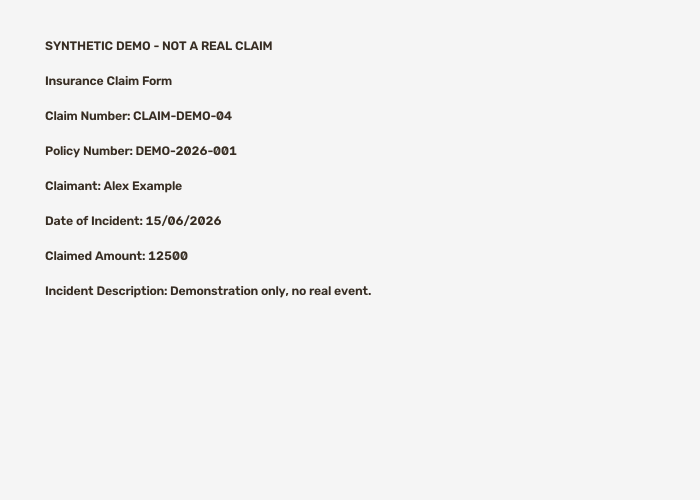
#> input picture datasets/samples/sample_claim.png, 1400 x 1000 px (shown at 1/2 size); its folder holds only this picture in this run
$ python -i pipeline.py   (imports and definitions only)
#> lines starting #> are read from the running program, lines starting #| are printed output that depends on the picture; after the words box and inside, x2 and y2 are one past the last pixel; in counts of white or black regions, pixels touching at a corner belong together
from __future__ import annotations
from dataclasses import dataclass
import cv2
import numpy as np

@dataclass
class ProcessedVariant:
    name: str
    image: np.ndarray
    parameters: dict

def _gray(image: np.ndarray) -> np.ndarray:
    if image is None or image.size == 0:
        raise ValueError("Image is blank")
    return image.copy() if image.ndim == 2 else cv2.cvtColor(image, cv2.COLOR_RGB2GRAY)

def resize_image(image: np.ndarray, width: int = 1800) -> np.ndarray:
    if width < 1: raise ValueError("width must be positive")
    h, w = image.shape[:2]
    if w <= width: return image.copy()
    return cv2.resize(image, (width, max(1, round(h * width / w))), interpolation=cv2.INTER_AREA)

def grayscale(image: np.ndarray) -> np.ndarray: return _gray(image)
def histogram_equalize(image: np.ndarray) -> np.ndarray: return cv2.equalizeHist(_gray(image))
def clahe(image: np.ndarray, clip_limit: float = 2.0, tile_size: int = 8) -> np.ndarray:
    if clip_limit <= 0 or tile_size < 1: raise ValueError("CLAHE parameters must be positive")
    return cv2.createCLAHE(clipLimit=clip_limit, tileGridSize=(tile_size, tile_size)).apply(_gray(image))
def gaussian_denoise(image: np.ndarray, kernel: int = 3) -> np.ndarray:
    if kernel < 1 or kernel % 2 == 0: raise ValueError("kernel must be positive and odd")
    return cv2.GaussianBlur(_gray(image), (kernel, kernel), 0)
def median_denoise(image: np.ndarray, kernel: int = 3) -> np.ndarray:
#> called with kernel = 3
    if kernel < 3 or kernel % 2 == 0: raise ValueError("median kernel must be odd and at least 3")
    return cv2.medianBlur(_gray(image), kernel)
def global_threshold(image: np.ndarray, threshold: int = 127) -> np.ndarray:
    if not 0 <= threshold <= 255: raise ValueError("threshold must be in [0,255]")
    return cv2.threshold(_gray(image), threshold, 255, cv2.THRESH_BINARY)[1]
def otsu_threshold(image: np.ndarray) -> np.ndarray:
    return cv2.threshold(_gray(image), 0, 255, cv2.THRESH_BINARY + cv2.THRESH_OTSU)[1]
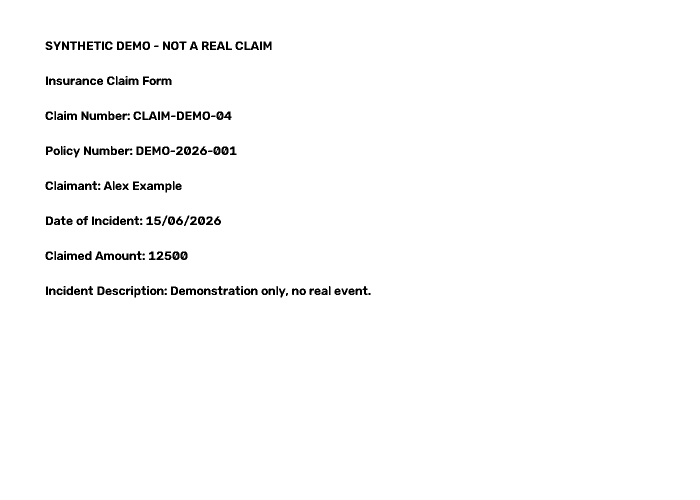
#> returned value: shape (1000, 1400) (shown at 1/2 size); 98.3% white; 224 black regions (24 under 20 px), largest, box (x1, y1, x2, y2) and area: (489, 83, 518, 100) 237, (285, 223, 314, 240) 237, (266, 83, 282, 100) 173
def adaptive_threshold(image: np.ndarray, block_size: int = 31, c: int = 10) -> np.ndarray:
    if block_size < 3 or block_size % 2 == 0: raise ValueError("block_size must be odd and >= 3")
    return cv2.adaptiveThreshold(_gray(image), 255, cv2.ADAPTIVE_THRESH_GAUSSIAN_C, cv2.THRESH_BINARY, block_size, c)

def morphology(image: np.ndarray, operation: str = "open", kernel_size: int = 2, iterations: int = 1) -> np.ndarray:
    if kernel_size < 1 or iterations < 1: raise ValueError("kernel_size and iterations must be positive")
    ops = {"erode": cv2.MORPH_ERODE, "dilate": cv2.MORPH_DILATE, "open": cv2.MORPH_OPEN, "close": cv2.MORPH_CLOSE}
    if operation not in ops: raise ValueError(f"Unknown morphology operation: {operation}")
    kernel = cv2.getStructuringElement(cv2.MORPH_RECT, (kernel_size, kernel_size))
    return cv2.morphologyEx(_gray(image), ops[operation], kernel, iterations=iterations)

def detect_document_region(image: np.ndarray) -> tuple[np.ndarray, list[tuple[int,int,int,int]]]:
    gray = _gray(image); edges = cv2.Canny(cv2.GaussianBlur(gray, (5,5), 0), 50, 150)
    contours, _ = cv2.findContours(edges, cv2.RETR_EXTERNAL, cv2.CHAIN_APPROX_SIMPLE)
    boxes = [cv2.boundingRect(c) for c in contours if cv2.contourArea(c) > image.shape[0]*image.shape[1]*0.005]
    boxes.sort(key=lambda b: b[2]*b[3], reverse=True)
    return edges, boxes

def connected_components(image: np.ndarray) -> list[dict]:
    binary = otsu_threshold(image)
    n, labels, stats, centroids = cv2.connectedComponentsWithStats(255-binary, 8)
    return [{"x":int(stats[i,0]),"y":int(stats[i,1]),"width":int(stats[i,2]),"height":int(stats[i,3]),"area":int(stats[i,4]),"centroid":centroids[i].tolist()}
            for i in range(1,n) if stats[i,cv2.CC_STAT_AREA] > 2]

def segment_text_lines(image: np.ndarray, min_height: int = 3) -> list[tuple[int,int]]:
    binary = otsu_threshold(image)
    projection = np.count_nonzero(binary == 0, axis=1)
    occupied = projection > max(1, int(binary.shape[1]*0.002))
    spans=[]; start=None
    for i, value in enumerate(occupied.tolist()+[False]):
        if value and start is None: start=i
        elif not value and start is not None:
            if i-start >= min_height: spans.append((start,i))
            start=None
    return spans

def estimate_skew(image: np.ndarray) -> float:
    binary = otsu_threshold(image)
    coords = np.column_stack(np.where(binary < 128))
#> coords = 23391 pairs, first value 83 to 594, second value 91 to 740
    if len(coords) < 20: return 0.0
    angle = cv2.minAreaRect(coords.astype(np.float32))[-1]
#> angle = -90
    return float(-(90 + angle) if angle < -45 else -angle)

def deskew(image: np.ndarray, max_angle: float = 15.0) -> tuple[np.ndarray,float]:
    angle=estimate_skew(image)
#> angle = 0
    if abs(angle) > max_angle: return _gray(image), angle
    h,w=image.shape[:2]; matrix=cv2.getRotationMatrix2D((w/2,h/2),angle,1.0)
#> after `h, w = image.shape[:2]`: h = 1000; w = 1400
#> after `matrix = cv2.getRotationMatrix2D((w / 2, h / 2), angle, 1.0)`: matrix = [[1, 0, 0], [0, 1, 0]]
    return cv2.warpAffine(_gray(image),matrix,(w,h),flags=cv2.INTER_CUBIC,borderMode=cv2.BORDER_REPLICATE), angle

def build_variants(image: np.ndarray) -> dict[str, ProcessedVariant]:
    """Return independent OCR views, including the deskewed grayscale image."""
    g=grayscale(image); den=median_denoise(g)
    deskewed,skew_angle=deskew(g)
#> skew_angle = 0
    items={"original":(image,{"operation":"identity"}),"grayscale":(g,{"operation":"grayscale"}),
           "histogram_equalized":(histogram_equalize(g),{"operation":"histogram_equalize"}),
           "clahe":(clahe(g),{"operation":"clahe","clip_limit":2.0,"tile_size":8}),
           "global_threshold":(global_threshold(g),{"operation":"global_threshold","threshold":127}),
           "otsu_threshold":(otsu_threshold(g),{"operation":"otsu_threshold"}),
           "adaptive_threshold":(adaptive_threshold(g),{"operation":"adaptive_threshold","block_size":31,"c":10}),
           "gaussian_denoised":(gaussian_denoise(g),{"operation":"gaussian_denoise","kernel":3}),
           "denoised":(den,{"operation":"median_denoise","kernel":3}),
           "morphology":(morphology(otsu_threshold(g),"open",2),{"operation":"morphology","mode":"open","kernel_size":2}),
           "deskewed":(deskewed,{"operation":"deskew","estimated_angle_degrees":skew_angle,"max_angle_degrees":15.0,"interpolation":"cubic","border_mode":"replicate"})}
#> in histogram_equalize, `def histogram_equalize(image: np.ndarray) -> np.ndarray: return cv2.eq..`:
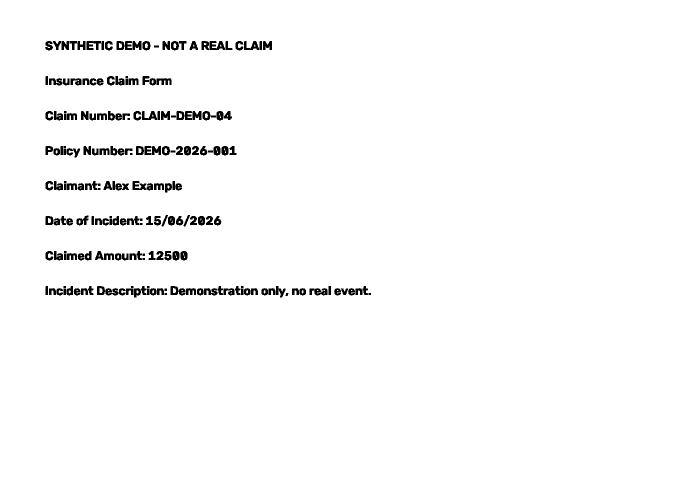
#> returned value: shape (1000, 1400) (shown at 1/2 size); min 0, max 255, mean 249.4
#> in global_threshold, `return cv2.threshold(_gray(image), threshold, 255, cv2.THRESH_BINARY)[1]`:
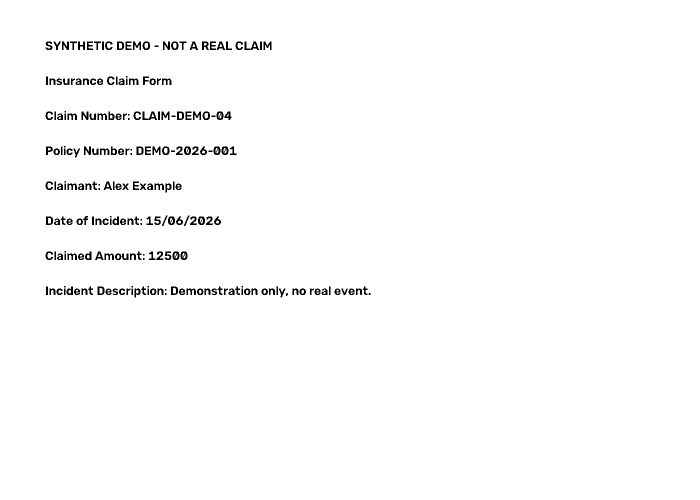
#> returned value: shape (1000, 1400) (shown at 1/2 size); 98.5% white; 224 black regions (24 under 20 px), largest, box (x1, y1, x2, y2) and area: (489, 83, 518, 100) 228, (285, 223, 314, 240) 228, (433, 223, 447, 240) 161
#> in adaptive_threshold, `return cv2.adaptiveThreshold(_gray(image), 255, cv2.ADAPTIVE_THRESH_GA..`: returned value: shape (1000, 1400); 98.3% white; 220 black regions (10 under 20 px), largest, box (x1, y1, x2, y2) and area: (313, 157, 343, 170) 242, (266, 363, 293, 380) 241, (489, 83, 518, 100) 237
#> in morphology, `ops = {"erode": cv2.MORPH_ERODE, "dilate": cv2.MORPH_DILATE, "open": c..`: ops = {'erode': 0, 'dilate': 1, 'open': 2, 'close': 3}
#> in morphology, `return cv2.morphologyEx(_gray(image), ops[operation], kernel, iteratio..`:
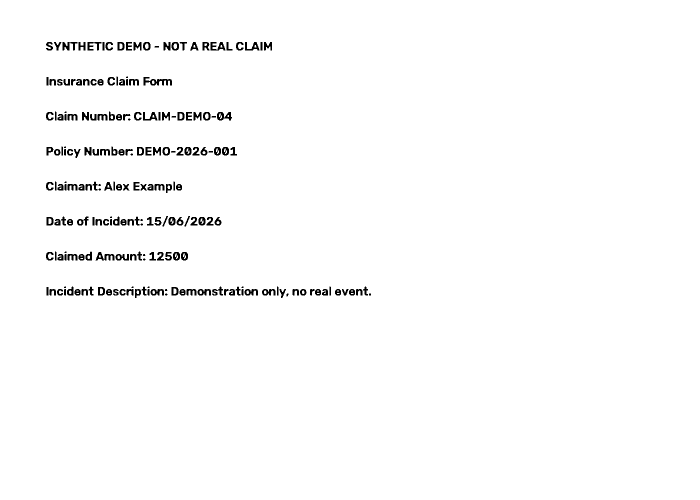
#> returned value: shape (1000, 1400) (shown at 1/2 size); 98.3% white; 206 black regions (22 under 20 px), largest, box (x1, y1, x2, y2) and area: (287, 154, 344, 171) 481, (191, 504, 229, 521) 320, (434, 224, 464, 241) 308
    return {k:ProcessedVariant(k,v,p) for k,(v,p) in items.items()}

>>> import cv2
>>> picture = cv2.cvtColor(cv2.imread('../../datasets/samples/sample_claim.png'), cv2.COLOR_BGR2RGB)
>>> result = build_variants(picture)
#> result = 11 items
